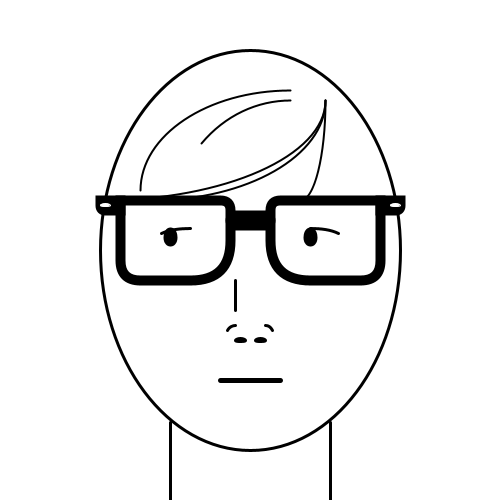
Frame 1 (no input)
Frame 60 (the mouse pressed at the canvas centre just before this capture): identical to frame 1, image omitted
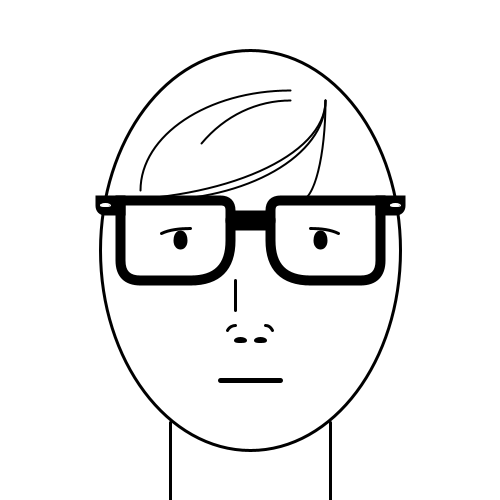
Frame 120 (the mouse held since frame 60 and released just before this capture)

The Processing sketch that drew these frames (run headless with seeded random() and noise(); from frame 60 on, the mouse is pressed at the canvas centre):

// Processing sketch: processing_129180
// ── processing_129180.pde

/* Created by Eric Morrison
hold M to move
hold UP to smile
hold DOWN to frown
*/
void setup() {
  size(500, 500);
  background(255);
  //begin drawing of face
  fill(255);
  stroke(0);
  strokeWeight(3);
  ellipse( width/2, height/2, 300, 400);
  line(width/2-80, height, width/2-80, height-78);
  line(width/2+80, height, width/2+80, height-78);
  strokeWeight(10);
  rect(width/2+20, 200, 110, 80, 10, 0, 20, 50);
  rect(width/2-20-110, 200, 110, 80, 0, 10, 50, 20);
  rect(width/2-150, height/2-50, 20, 10, 0, 0, 0, 10);
  rect(width/2+150-20, height/2-50, 20, 10, 0, 0, 10, 0);
  strokeWeight(20);
  line(width/2-15, height/2-30, width/2+15, height/2-30);
  strokeWeight(10);
  fill(0);
  ellipse(width/2-70, height/2-10, 4, 9);
  ellipse(width/2+70, height/2-10, 4, 9);
  strokeWeight(3);
  noFill();
  arc(width/2-60, height/2-2, 80, 40, PI+QUARTER_PI, PI+HALF_PI);
  arc(width/2+60, height/2-2, 80, 40, PI+QUARTER_PI+QUARTER_PI, PI+HALF_PI+QUARTER_PI);
  arc(width/2-15, height/2+95, 20, 40, PI+QUARTER_PI, PI+HALF_PI);
  arc(width/2+15, height/2+95, 20, 40, PI+QUARTER_PI+QUARTER_PI, PI+HALF_PI+QUARTER_PI);
  ellipse(width/2-10, height/2+90, 10, 3);
  ellipse(width/2+10, height/2+90, 10, 3);
  line(width/2-15, height/2+60, width/2-15, height/2+30);
  fill(255);
  stroke(255);
  strokeWeight(1);
  ellipse(width/2-145, height/2-45, 10, 3);
  ellipse(width/2+145, height/2-45, 10, 3);
  strokeWeight(2);
  stroke(0);
  noFill();
  arc(300, 100, 50, 200, 0, HALF_PI);
  arc(150, 100, 350, 200, 0, HALF_PI);
  arc(100, 100, 450, 200, 0, HALF_PI);
  arc(290, 190, 300, 200, PI, PI+HALF_PI);
  arc(290, 250, 250, 300, PI+QUARTER_PI, PI+HALF_PI);
}

void draw() {
  //face update + eye movment
  fill(255);
  background(255);
  stroke(0);
  strokeWeight(3);
  ellipse( width/2, height/2, 300, 400);
  line(width/2-80, height, width/2-80, height-78);
  line(width/2+80, height, width/2+80, height-78);
  strokeWeight(10);
  rect(width/2+20, 200, 110, 80, 10, 0, 20, 50);
  rect(width/2-20-110, 200, 110, 80, 0, 10, 50, 20);
  rect(width/2-150, height/2-50, 20, 10, 0, 0, 0, 10);
  rect(width/2+150-20, height/2-50, 20, 10, 0, 0, 10, 0);
  strokeWeight(20);
  line(width/2-15, height/2-30, width/2+15, height/2-30);
  //eyes
  strokeWeight(10);
  fill(0);
  ellipse(map(mouseX, 0, width, width/2-10, width/2+10)-70, map(mouseY, 0, height, height/2-3, height/2+3)-10, 4, 9);
  ellipse(map(mouseX, 0, width, width/2-10, width/2+10)+70, map(mouseY, 0, height, height/2-3, height/2+3)-10, 4, 9);
  //mouth
  strokeWeight(3);
  noFill();
  arc(width/2-60, height/2-2, 80, 40, PI+QUARTER_PI, PI+HALF_PI);
  arc(width/2+60, height/2-2, 80, 40, PI+QUARTER_PI+QUARTER_PI, PI+HALF_PI+QUARTER_PI);
  arc(width/2-15, height/2+95, 20, 40, PI+QUARTER_PI, PI+HALF_PI);
  arc(width/2+15, height/2+95, 20, 40, PI+QUARTER_PI+QUARTER_PI, PI+HALF_PI+QUARTER_PI);
  ellipse(width/2-10, height/2+90, 10, 3);
  ellipse(width/2+10, height/2+90, 10, 3);
  line(width/2-15, height/2+60, width/2-15, height/2+30);
  fill(255);
  stroke(255);
  strokeWeight(1);
  ellipse(width/2-145, height/2-45, 10, 3);
  ellipse(width/2+145, height/2-45, 10, 3);
  strokeWeight(2);
  stroke(0);
  noFill();
  arc(300, 100, 50, 200, 0, HALF_PI);
  arc(150, 100, 350, 200, 0, HALF_PI);
  arc(100, 100, 450, 200, 0, HALF_PI);
  arc(290, 190, 300, 200, PI, PI+HALF_PI);
  arc(290, 250, 250, 300, PI+QUARTER_PI, PI+HALF_PI);
  
  //mouth
  strokeWeight(5);
    stroke(0);
    line(width/2-30, height/2+130, width/2+30, height/2+130);
    stroke(255);
    ellipse(width/2, height/2+130, 90, 60);

  if (keyPressed) {
    if (key == 'm' || key == 'M') {
      // move face
      background(255);
      fill(255);
      stroke(0);
      strokeWeight(3);
      ellipse( mouseX, mouseY, 300, 400);
      line(mouseX-80, height/2+mouseY, mouseX-80, height/2+mouseY-78);
      line(mouseX+80, height/2+mouseY, mouseX+80, height/2+mouseY-78);
      strokeWeight(10);
      rect(mouseX+20, mouseY-height/2+200, 110, 80, 10, 0, 20, 50);
      rect(mouseX-20-110, mouseY-height/2+200, 110, 80, 0, 10, 50, 20);
      rect(mouseX-150, mouseY-50, 20, 10, 0, 0, 0, 10);
      rect(mouseX+150-20, mouseY-50, 20, 10, 0, 0, 10, 0);
      strokeWeight(20);
      line(mouseX-15, mouseY-30, mouseX+15, mouseY-30);
      strokeWeight(10);
      fill(0);
      ellipse(mouseX-70, mouseY-10, 4, 9);
      ellipse(mouseX+70, mouseY-10, 4, 9);
      strokeWeight(3);
      noFill();
      arc(mouseX-60, mouseY-2, 80, 40, PI+QUARTER_PI, PI+HALF_PI);
      arc(mouseX+60, mouseY-2, 80, 40, PI+QUARTER_PI+QUARTER_PI, PI+HALF_PI+QUARTER_PI);
      arc(mouseX-15, mouseY+95, 20, 40, PI+QUARTER_PI, PI+HALF_PI);
      arc(mouseX+15, mouseY+95, 20, 40, PI+QUARTER_PI+QUARTER_PI, PI+HALF_PI+QUARTER_PI);
      ellipse(mouseX-10, mouseY+90, 10, 3);
      ellipse(mouseX+10, mouseY+90, 10, 3);
      line(mouseX-15, mouseY+60, mouseX-15, mouseY+30);
      fill(255);
      stroke(255);
      strokeWeight(1);
      ellipse(mouseX-145, mouseY-45, 10, 3);
      ellipse(mouseX+145, mouseY-45, 10, 3);
      strokeWeight(2);
      stroke(0);
      noFill();
      arc(mouseX-width/2+300, mouseY-height/2+100, 50, 200, 0, HALF_PI);
      arc(mouseX-width/2+150, mouseY-height/2+100, 350, 200, 0, HALF_PI);
      arc(mouseX-width/2+100, mouseY-height/2+100, 450, 200, 0, HALF_PI);
      arc(mouseX-width/2+290, mouseY-height/2+190, 300, 200, PI, PI+HALF_PI);
      arc(mouseX-width/2+290, mouseY-height/2+250, 250, 300, PI+QUARTER_PI, PI+HALF_PI);
      
     //mouth
     strokeWeight(5);
    stroke(0);
    line(mouseX-30, mouseY+130, mouseX+30, mouseY+130);
    stroke(255);
    ellipse(mouseX, mouseY+130, 90, 60);
    }
  }

  //conditionals deciding whether to smile or frown based on arrows


  if (keyPressed) {
    if (keyCode == UP) {
      strokeWeight(5);
      stroke(255);
      arc(width/2, height/2+130, 90, 60, PI, TWO_PI);
      line(width/2-30, height/2+130, width/2+30, height/2+130);
      stroke(0);
      noFill();
      arc(width/2, height/2+130, 90, 60, 0, PI);
    }

    else if (keyCode == DOWN) {
      strokeWeight(5);
      stroke(255);
      arc(width/2, height/2+130, 90, 60, 0, PI);
      line(width/2-30, height/2+130, width/2+30, height/2+130);
      stroke(0);
      noFill();
      arc(width/2, height/2+130, 90, 60, PI, TWO_PI);
    }
  }
}
